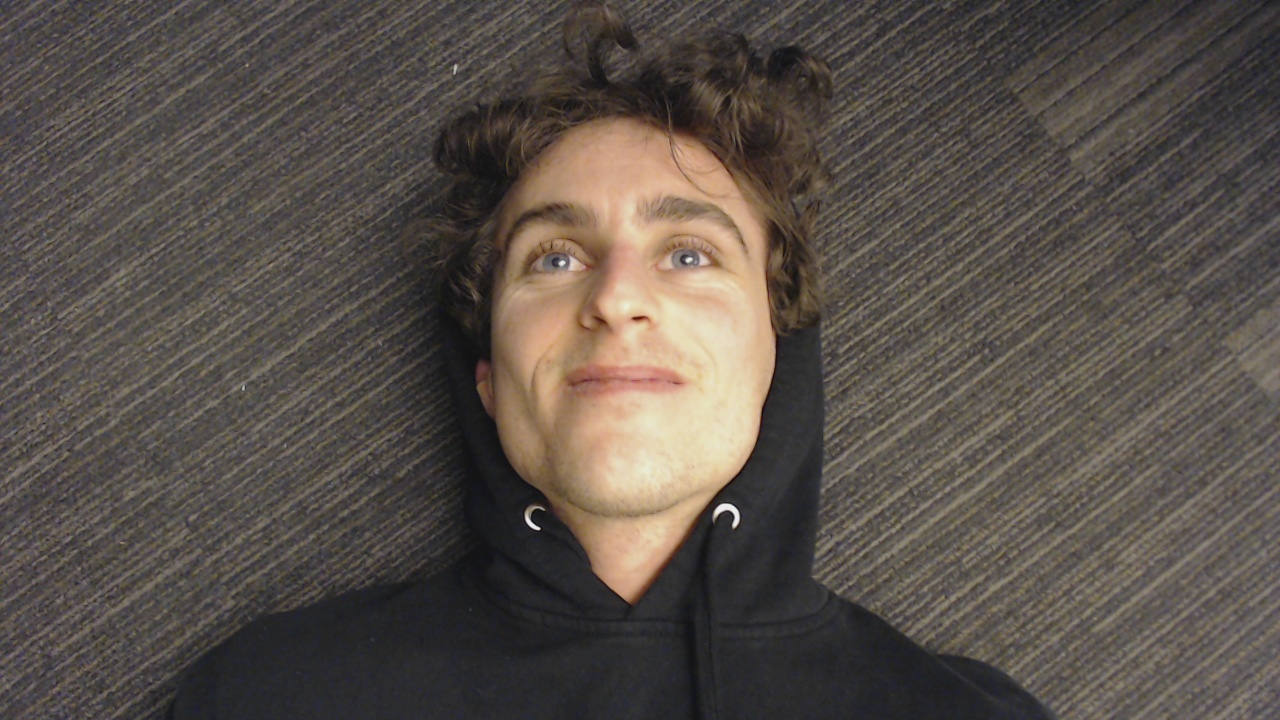
#> input picture img/heath.jpg, 1280 x 720 px
$ python image_preprocess.py
#> lines starting #> are read from the running program, lines starting #| are printed output that depends on the picture; after the words box and inside, x2 and y2 are one past the last pixel; in counts of white or black regions, pixels touching at a corner belong together
import matplotlib.pyplot as plt
import numpy as np
from skimage import io
import os
from skimage.filters.rank import entropy
from skimage.morphology import disk
from skimage.color import rgb2gray
import cv2

this_file = os.getcwd()
IMG_DIR = this_file + '/img/'

if __name__ == "__main__":
    #showing raw image
    img_path = IMG_DIR + "heath.jpg"
    image = io.imread(img_path)
#> image is the input picture: shape (720, 1280, 3); mean R, G, B 88.6, 80.4, 73.8
    # plt.ion()
    plt.axis('off') # turn off axis labels
    plt.title("Raw Image")
    plt.imshow(image)
    plt.show()

    # [20 lines of commented-out code are left out]
    gray = cv2.cvtColor(image, cv2.COLOR_BGR2GRAY)
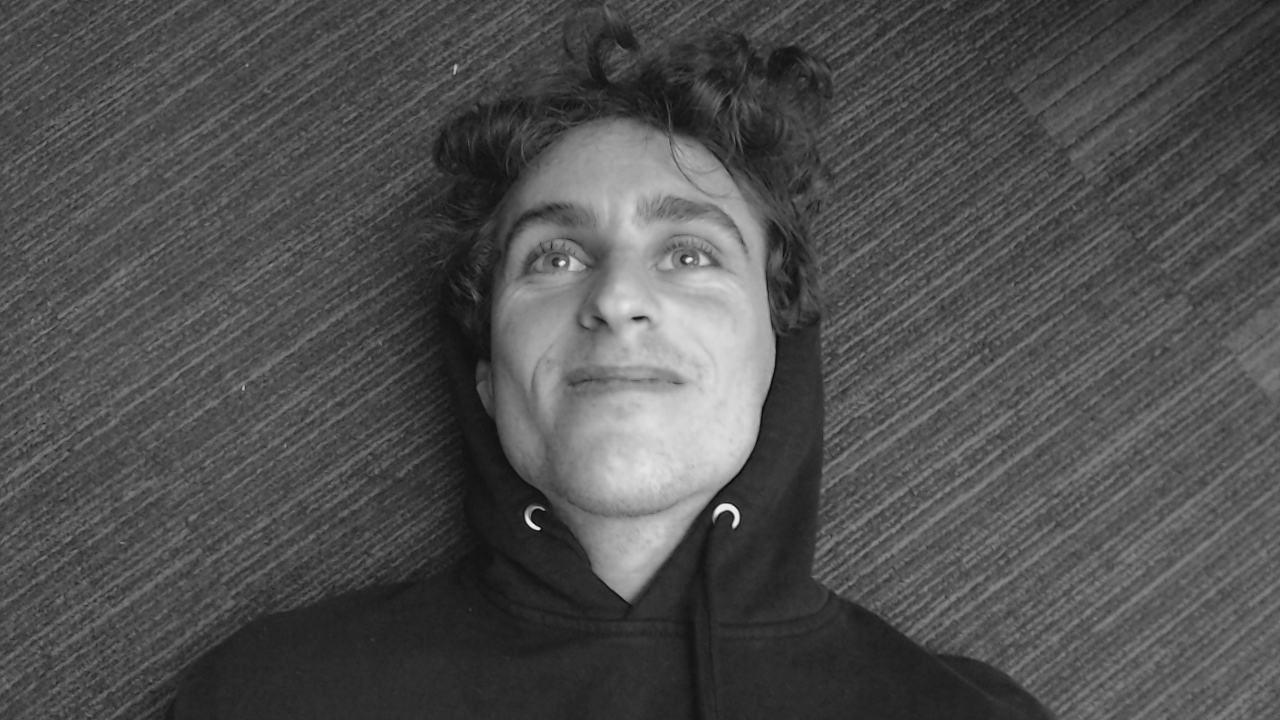
#> gray: shape (720, 1280); min 10, max 239, mean 79.4

    faceCascade = cv2.CascadeClassifier(cv2.data.haarcascades + "haarcascade_frontalface_default.xml")
    faces = faceCascade.detectMultiScale(
        gray,
        scaleFactor=1.3,
        minNeighbors=3,
        minSize=(30, 30)
    )
#> faces = [[447, 118, 348, 348]]

    print("[INFO] Found {0} Faces.".format(len(faces)))
#| [INFO] Found 1 Faces.

    for (x, y, w, h) in faces:
        cv2.rectangle(image, (x, y), (x + w, y + h), (0, 255, 0), 2)
        roi_color = image[y:y + h, x:x + w]
        print("[INFO] Object found. Saving locally.")
        plt.axis('off') # turn off axis labels
        plt.imshow(roi_color)
        plt.show()
        cv2.imwrite(IMG_DIR + 'heath_preprocess.jpg', roi_color)
#> this loop made 1 pass
#| [INFO] Object found. Saving locally.
#> pass 1, `roi_color = image[y:y + h, x:x + w]`:
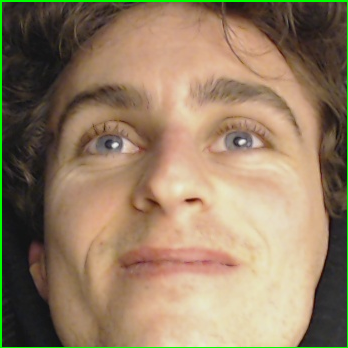
#> roi_color: shape (348, 348, 3); mean R, G, B 148, 126.5, 99.9
#> after the loop:
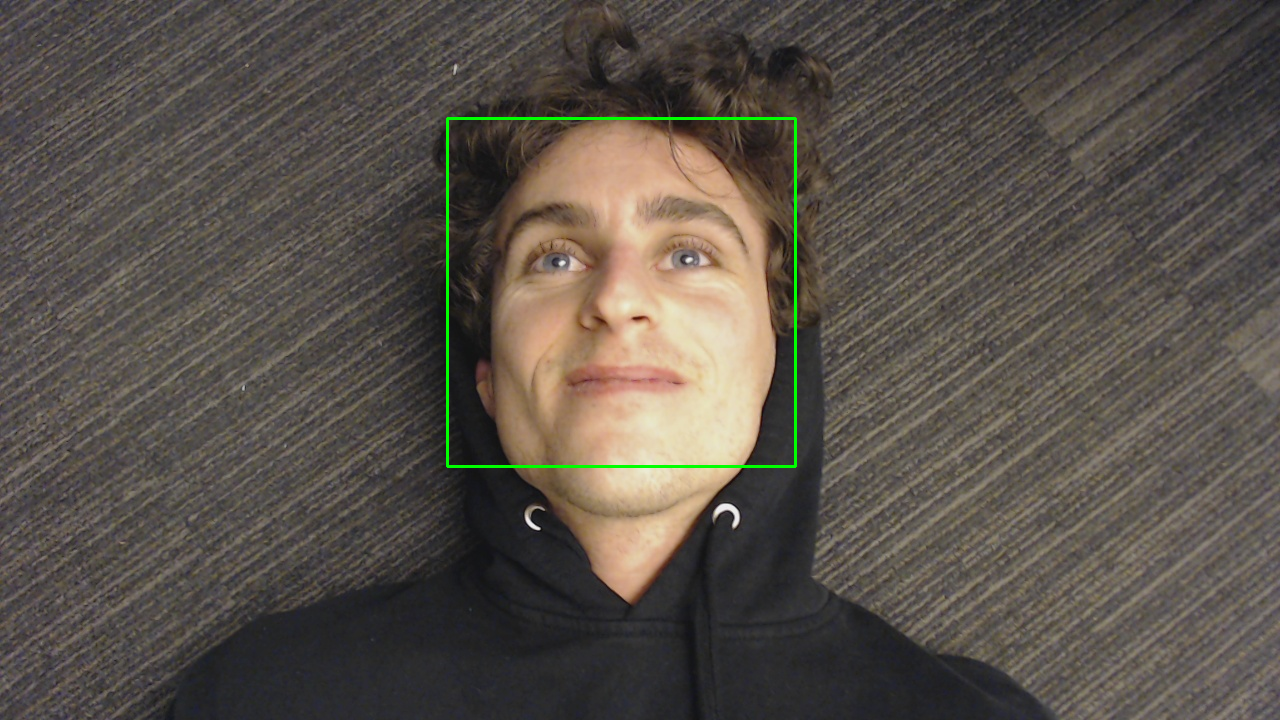
#> image: shape (720, 1280, 3); 0.45% of pixels changed, all inside (x1, y1, x2, y2) = (446, 117, 797, 468)

    status = cv2.imwrite(IMG_DIR + "heath_cutout.jpg", image)
    print("[INFO] Image written to filesystem: ", status)
#| [INFO] Image written to filesystem:  True

$ run again, with img/rhea.jpg copied over img/heath.jpg
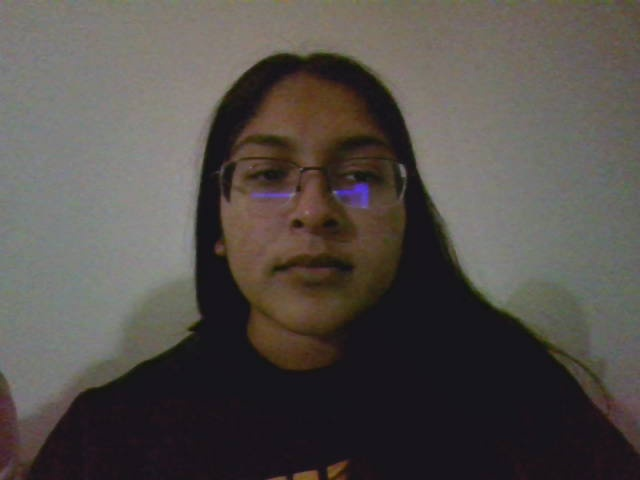
#> input picture img/rhea.jpg, 640 x 480 px
#> image is the input picture: shape (480, 640, 3); mean R, G, B 83.8, 78.5, 74.3
#> `gray = cv2.cvtColor(image, cv2.COLOR_BGR2GRAY)`:
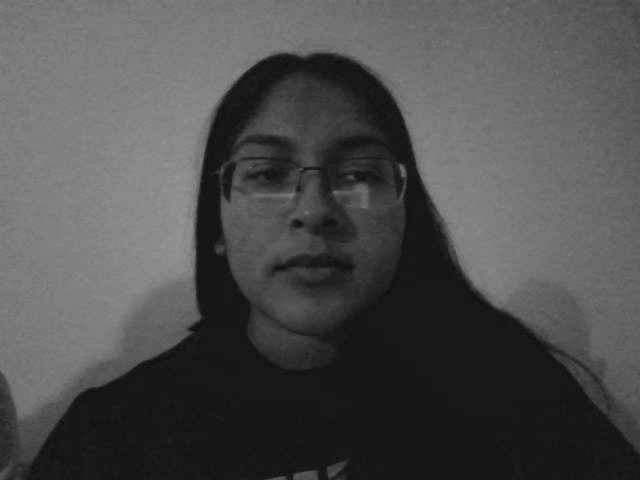
#> gray: shape (480, 640); min 14, max 149, mean 77.8
#> faces = [[190, 76, 236, 236]]
#| [INFO] Found 1 Faces.
#> the loop `for (x, y, w, h) in faces:` made 1 pass
#> (printed output is left out)
#> after the loop `for (x, y, w, h) in faces:`:
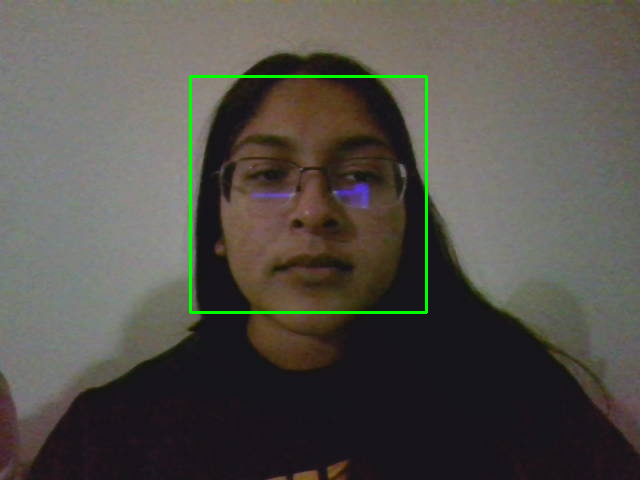
#> image: shape (480, 640, 3); 0.92% of pixels changed, all inside (x1, y1, x2, y2) = (189, 75, 428, 314)
#| [INFO] Image written to filesystem:  True
